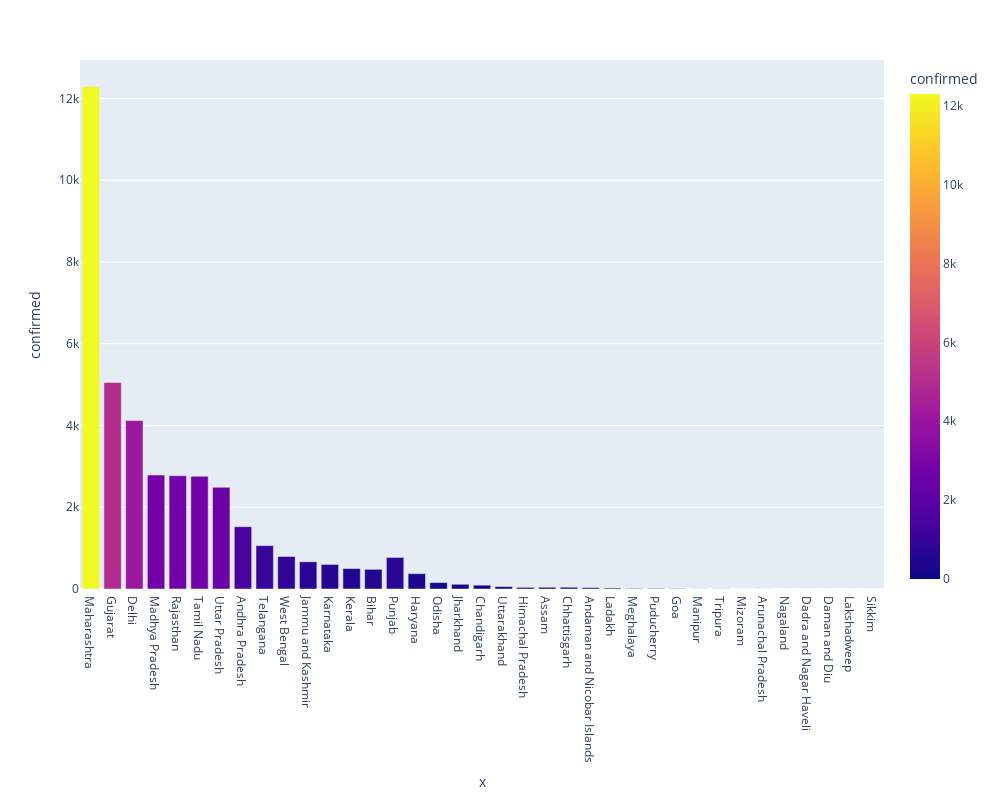

The notebook cell saved with this chart:
### Code cell
import plotly.express as px
#color='confirmed' to show the different colors acc to the confirmed cases
figure=px.bar(df_india,x=df_india.index,height=800,width=1000,y='confirmed',color='confirmed')
figure.show()

### Figure 1 — Plotly figure (JSON) as saved in the notebook; plotly's stock layout.template omitted (floating-point values rounded to 4 significant figures)
{"data": [{"alignmentgroup": "True", "hovertemplate": "x=%{x}<br>confirmed=%{marker.color}<extra></extra>", "legendgroup": "", "marker": {"color": [12296, 5054, 4122, 2788, 2772, 2757, 2487, 1525, 1061, 795, 666, 601, 500, 481, 772, 376, 157, 115, 94, 59, 40, 43, 43, 33, 23, 12, 12, 7, 2, 4, 1, 1, 0, 0, 0, 0, 0], "coloraxis": "coloraxis"}, "name": "", "offsetgroup": "", "orientation": "v", "showlegend": false, "textposition": "auto", "type": "bar", "x": ["Maharashtra", "Gujarat", "Delhi", "Madhya Pradesh", "Rajasthan", "Tamil Nadu", "Uttar Pradesh", "Andhra Pradesh", "Telangana", "West Bengal", "Jammu and Kashmir", "Karnataka", "Kerala", "Bihar", "Punjab", "Haryana", "Odisha", "Jharkhand", "Chandigarh", "Uttarakhand", "Himachal Pradesh", "Assam", "Chhattisgarh", "Andaman and Nicobar Islands", "Ladakh", "Meghalaya", "Puducherry", "Goa", "Manipur", "Tripura", "Mizoram", "Arunachal Pradesh", "Nagaland", "Dadra and Nagar Haveli", "Daman and Diu", "Lakshadweep", "Sikkim"], "xaxis": "x", "y": [12296, 5054, 4122, 2788, 2772, 2757, 2487, 1525, 1061, 795, 666, 601, 500, 481, 772, 376, 157, 115, 94, 59, 40, 43, 43, 33, 23, 12, 12, 7, 2, 4, 1, 1, 0, 0, 0, 0, 0], "yaxis": "y"}], "layout": {"barmode": "relative", "coloraxis": {"colorbar": {"title": {"text": "confirmed"}}, "colorscale": [[0, "#0d0887"], [0.1111, "#46039f"], [0.2222, "#7201a8"], [0.3333, "#9c179e"], [0.4444, "#bd3786"], [0.5556, "#d8576b"], [0.6667, "#ed7953"], [0.7778, "#fb9f3a"], [0.8889, "#fdca26"], [1, "#f0f921"]]}, "height": 800, "legend": {"tracegroupgap": 0}, "margin": {"t": 60}, "width": 1000, "xaxis": {"anchor": "y", "domain": [0, 1], "title": {"text": "x"}}, "yaxis": {"anchor": "x", "domain": [0, 1], "title": {"text": "confirmed"}}}}
